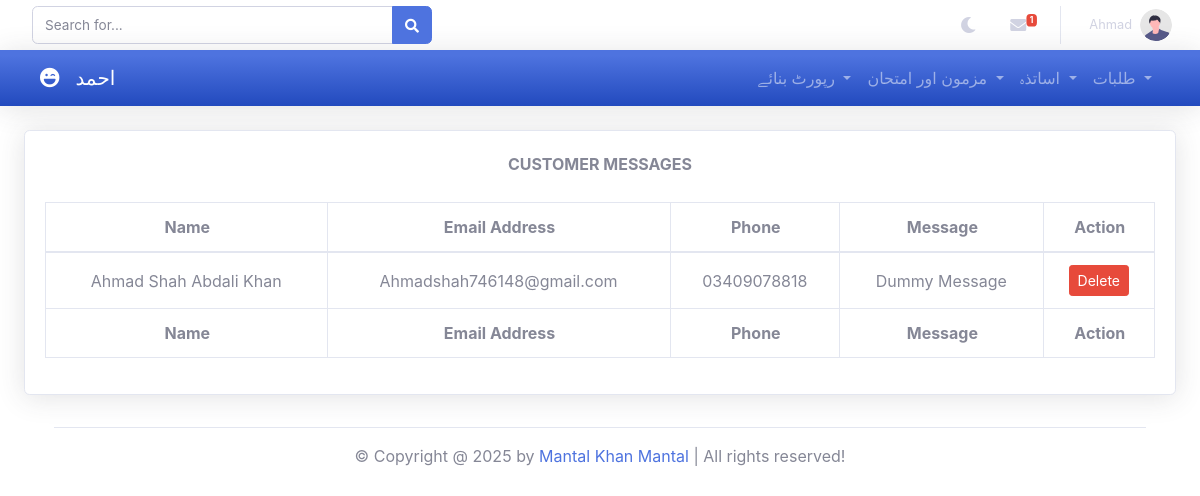
The page /admin/messages.php (signed in) on the database its author committed.
### tables this page shows
CREATE TABLE `messages` (
  `id` int(100) NOT NULL,
  `name` varchar(100) NOT NULL,
  `email` varchar(100) NOT NULL,
  `phone` varchar(12) NOT NULL,
  `message` varchar(500) NOT NULL
);

### admin/messages.php (the view, shortened to what this page needs)
<?php
include '../components/connect.php';
?>
<!DOCTYPE html>
<html lang="en">
<head>
</head>
<body id="page-top">
   <?php include '../components/admin_header.php'; ?>
   <div class="card shadow m-4">
      <h6 class="font-weight-bold text-center text-uppercase h6 mt-4">
         Customer Messages
      </h6>
      <div class="card-body">
         <div class="table-responsive">
            <table class="table table-bordered text-center" id="dataTable" width="100%" cellspacing="0">
               <thead>
                  <tr>
                     <th>Name</th>
                     <th>Email Address</th>
                     <th>Phone</th>
                     <th>Message</th>
                     <th>Action</th>
                  </tr>
               </thead>
               <tbody>
                  <?php
                     $select_message = $conn->prepare("SELECT * FROM messages");
                     $select_message->execute();
                     if($select_message->rowCount() > 0) {
                           while($row = $select_message->fetch(PDO::FETCH_ASSOC)) {
                              echo "<tr>";
                                 echo "<td>{$row['name']}</td>";
                                 echo "<td>{$row['email']}</td>";
                                 echo "<td>{$row['phone']}</td>";
                                 echo "<td>{$row['message']}</td>";
                                 echo "<td>
                                          <a href='messages.php?delete=" . $row['id'] . "' class='btn btn-danger btn-sm' onclick='return confirm(\"Do You Want To Delete This Message?\");'>Delete</a>
                                    </td>";
                              echo "</tr>";
                           }
                     } else {
                           echo "<tr><td colspan='17' class='text-center'>No data found</td></tr>";
                     }
                  ?>
               </tbody>
               <tfoot>
                  <tr>
                     <th>Name</th>
                     <th>Email Address</th>
                     <th>Phone</th>
                     <th>Message</th>
                     <th>Action</th>
                  </tr>
               </tfoot>
            </table>
         </div>
      </div>
   </div>
   <?php include '../components/admin_footer.php'; ?>
</body>
</html>

### components/admin_header.php (shortened to what this page needs)
<?php
include '../components/connect.php';
$admin_id = $_SESSION['admin_id'] ?? null;
?>
<!DOCTYPE html>
<html lang="en">
<head>
    <link href="../vendor/fontawesome-free/css/all.min.css" rel="stylesheet" type="text/css">
    <link href="../css/sb-admin-2.min.css" rel="stylesheet">
    <link href="../css/sb-admin-2.css" rel="stylesheet">
    <link rel="stylesheet" href="..\vendor\datatables\dataTables.bootstrap4.min.css">
</head>
<body id="page-top">
    <div id="content-wrapper" class="d-flex flex-column">
            <nav class="navbar navbar-expand navbar-light topbar static-top shadow">
                <form class="d-none d-sm-inline-block form-inline mr-auto ml-md-3 my-2 my-md-0 mw-100 navbar-search">
                    <div class="input-group">
                        <input type="text" class="form-control border-1 small" placeholder="Search for..."
                            aria-label="Search" aria-describedby="basic-addon2">
                        <div class="input-group-append">
                            <button class="btn btn-primary" type="button">
                                <i class="fas fa-search fa-sm"></i>
                            </button>
                        </div>
                    </div>
                </form>
                <ul class="navbar-nav ml-auto">
                    <li class="nav-item no-arrow mx-1">
                        <a class="nav-link " id="nightModeToggle" onclick="toggleNightMode()" role="button">
                            <i class="fas fa-moon"></i>
                        </a>
                    </li>
                    <li class="nav-item dropdown no-arrow mx-1">
                        <a class="nav-link dropdown-toggle" href="#" id="messagesDropdown" role="button"
                            data-toggle="dropdown" aria-haspopup="true" aria-expanded="false">
                            <i class="fas fa-envelope fa-fw"></i>
                            <span class="badge badge-danger badge-counter">1</span>
                        </a>
                    </li>
                    <li class="nav-item dropdown no-arrow">
                        <?php
                            $select_profile = $conn->prepare("SELECT * FROM `admins` WHERE id = ?");
                            $select_profile->execute([$admin_id]);
                            $fetch_profile = $select_profile->fetch(PDO::FETCH_ASSOC);
                        ?>
                        <a class="nav-link dropdown-toggle" href="#" id="userDropdown" role="button"
                            data-toggle="dropdown" aria-haspopup="true" aria-expanded="false">
                            <span class="mr-2 d-none d-lg-inline text-600 small"><?= $fetch_profile['name']; ?></span>
                            <img class="img-profile rounded-circle" src="../img/undraw_profile.svg">
                        </a>
                    </li>
                </ul>
            </nav>
            <nav class="navbar navbar-expand-lg navbar-dark bg-gradient-primary shadow">
                <div class="container-fluid">
                    <a class="navbar-brand d-flex align-items-center" href="/MMS/admin/">
                        <i class="fas fa-laugh-wink"></i>
                        <span class="mx-3">احمد</span>
                    </a>
                    <div class="collapse navbar-collapse" id="navbarContent">
                        <ul class="navbar-nav ml-auto">
                            <li class="nav-item dropdown">
                                <a class="nav-link dropdown-toggle" href="#" id="componentsDropdown" role="button" data-toggle="dropdown" aria-haspopup="true" aria-expanded="false">
                                رپورٹ بنائے
                                </a>
                            </li>
                            <li class="nav-item dropdown">
                                <a class="nav-link dropdown-toggle" href="#" id="subjectsDropdown" role="button" data-toggle="dropdown" aria-haspopup="true" aria-expanded="false">
                                مزمون اور امتحان
                                </a>
                            </li>
                            <li class="nav-item dropdown">
                                <a class="nav-link dropdown-toggle" href="#" id="teachersDropdown" role="button" data-toggle="dropdown" aria-haspopup="true" aria-expanded="false">
                                اساتذہ
                                </a>
                            </li>
                            <li class="nav-item dropdown students">
                                <a class="nav-link dropdown-toggle" href="#" id="componentsDropdown"
                                    role="button" data-toggle="dropdown" aria-haspopup="true"
                                    aria-expanded="false">
                                    طلبات
                                </a>
                            </li>
                        </ul>
                    </div>
                </div>
            </nav>
        </div>
</body>
</html>

### rows shown on the page
messages: name "Ahmad Shah Abdali Khan", email "Ahmadshah746148@gmail.com", phone "03409078818", message "Dummy Message"

### other values the page prints
$fetch_profile['name'] "Ahmad"
